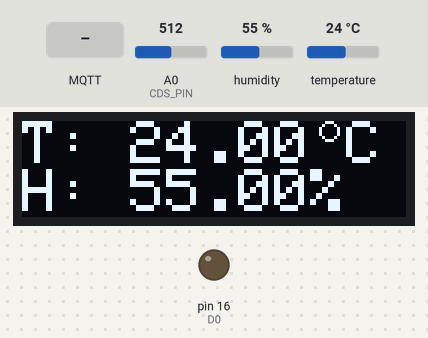
Bench run of a sketch on a simulated Arduino Uno, built with avr-gcc and run on an emulated ATmega328P. On the bench: 128×32 one-colour display, output pins drawn as LEDs (lit = HIGH). Inputs (shaded band) come from the test bench; at power-on: humidity 55 %, temperature 24 °C, A0 (CDS_PIN) = 512. The display library's start-up logo is not drawn; no MQTT or app messages arrive unless stated; pins used as bus, display or sensor lines are not drawn; what the sketch prints to the serial monitor is not drawn.

Above: at 4.1 s.
4.2 s: humidity set to 22 %
At 5.4 s:
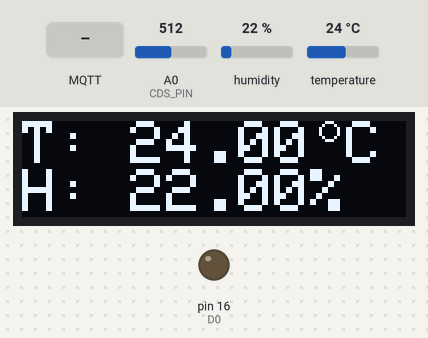
6.0 s: MQTT message "led" arrives on the first subscribed topic
At 7.2 s:
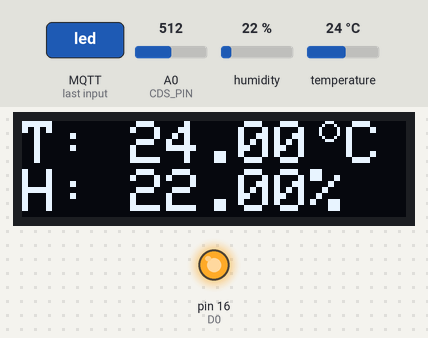
7.5 s: temperature set to 12 °C
At 8.7 s:
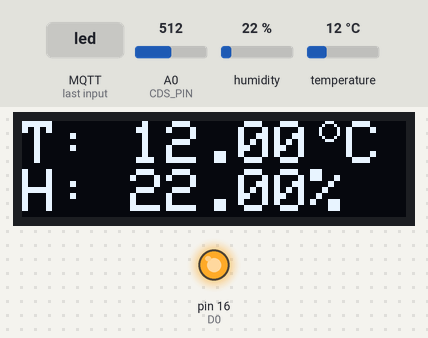
9.0 s: MQTT message "ledoff" arrives on the first subscribed topic
At 9.7 s:
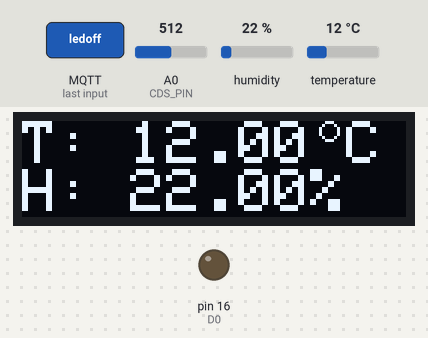
11.5 s: humidity set to 40 %
At 11.9 s:
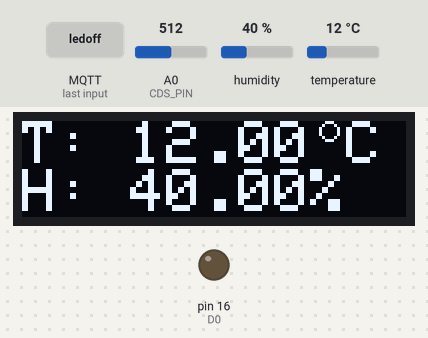
13.0 s: MQTT message "ledon" arrives on the first subscribed topic
At 13.9 s:
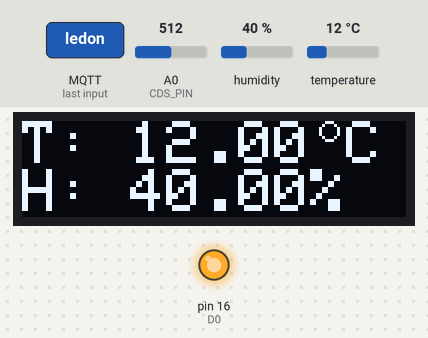
Timing chart, 0 to 15.5 s (numbered marks = the images above; inputs shaded):
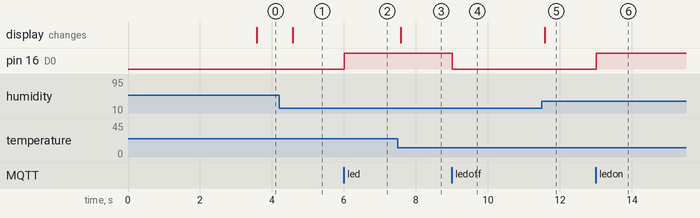

Measured:
- after the input at 4.2 s, the display: changes after 0.38 s (image 1)
- after the input at 6.0 s, pin 16 (D0): LOW → HIGH at once
- after the input at 7.5 s, the display: changes after 0.08 s (image 3)
- after the input at 9.0 s, pin 16 (D0): HIGH → LOW at once
- after the input at 11.5 s, the display: changes after 0.08 s (image 5)
- after the input at 13.0 s, pin 16 (D0): LOW → HIGH at once

The sketch:

project1.ino
```cpp
#include "EspMQTTClient.h"
#include "DHTesp.h"
#include <SPI.h>
#include <Wire.h>
#include <Adafruit_GFX.h>
#include <Adafruit_SSD1306.h>


// GPIO Pin mapping 부분, nodemcu와 아두이노 간 pin이 달라서 초기 설정 필요
#define D0 16 // LED
#define D3 0  // 온습도센서 연결핀
#define D1 5 // Relay
#define D4 2 // USBLED
#define D5 14
#define D6 12
#define D7 13
#define D8 15


#define LED_PIN D0
#define DHT_PIN D3
#define USBLED_PIN D4
#define CDS_PIN A0

// Sensors and Actuators
#define DHTTYPE DHT22
#define LED_ON HIGH
#define LED_OFF LOW
#define RELAY_ON LOW
#define RELAY_OFF HIGH

#define SCREEN_WIDTH 128 // OLED display width, in pixels
#define SCREEN_HEIGHT 32 // OLED display height, in pixels

#define OLED_RESET     -1 // Reset pin # (or -1 if sharing Arduino reset pin)
#define SCREEN_ADDRESS 0x3C ///< See datasheet for Address; 0x3D for 128x64, 0x3C for 128x32
Adafruit_SSD1306 display(SCREEN_WIDTH, SCREEN_HEIGHT, &Wire, OLED_RESET);

#define LOGO_HEIGHT   16
#define LOGO_WIDTH    16
static const unsigned char PROGMEM logo_bmp[] =
{ 0b00000000, 0b11000000,
  0b00000001, 0b11000000,
  0b00000001, 0b11000000,
  0b00000011, 0b11100000,
  0b11110011, 0b11100000,
  0b11111110, 0b11111000,
  0b01111110, 0b11111111,
  0b00110011, 0b10011111,
  0b00011111, 0b11111100,
  0b00001101, 0b01110000,
  0b00011011, 0b10100000,
  0b00111111, 0b11100000,
  0b00111111, 0b11110000,
  0b01111100, 0b11110000,
  0b01110000, 0b01110000,
  0b00000000, 0b00110000 };

// MQTT topics to be subscribed and messages to be handled
// iot/[id]/{led, dht22, cds}
const char *mqtt_topic = "iot/21800677";

DHTesp dht;
int lightValue;
float temperature, humidity;
// String msgString;
char pub_data[200];


// nonblocking procedure
unsigned long previousMillis_sensor = 0;
unsigned long previousMillis_publish = 0;
unsigned long light_Timer = 0;
const long interval_OneSecond = 1000;
const long interval_TenSecond = 10000;

int led_state, usbled_state;

bool dark_flag = false;
bool bright_flag = false;

//Wifi
const char *WifiSSID = "*****"; // wifi SSID 및 password 변경 필요
const char *WifiPassword = "******";


// MQTT
#define mqtt_broker "sweetdream.iptime.org"
#define mqtt_clientname "21800677"
#define MQTTUsername "iot"
#define MQTTPassword "********"

EspMQTTClient mqtt_client(
  WifiSSID,
  WifiPassword,
  mqtt_broker,
  MQTTUsername,
  MQTTPassword,
  mqtt_clientname,
  1883
);

void setup() {
  Serial.begin(115200);
  Serial.println("serial port baud rate: 115200");

  pinMode(LED_PIN, OUTPUT);
  digitalWrite(LED_PIN, LED_OFF); // LED off

  pinMode(USBLED_PIN, OUTPUT);
  digitalWrite(USBLED_PIN, RELAY_OFF); // USBLED off

  dht.setup(DHT_PIN, DHTesp::DHT22);

  // OLED
  if(!display.begin(SSD1306_SWITCHCAPVCC, SCREEN_ADDRESS)) {
    Serial.println(F("SSD1306 allocation failed"));
    for(;;); // Don't proceed, loop forever
  }
  // Show initial display buffer contents on the screen --
  // the library initializes this with an Adafruit splash screen.
  display.display();
  delay(2000); // Pause for 2 seconds

  // Clear the buffer
  display.clearDisplay();
}

void onConnectionEstablished() {
  // Subscribe to "iot/21800677" and display received message to Serial
  mqtt_client.subscribe("iot/21800677", [](const String &payload) {
    Serial.println(payload);

    if (payload == "led") {
      // LED 토글 로직
      led_state = !led_state;
      digitalWrite(LED_PIN, led_state);
      Serial.println("Switching LED");
    } else if (payload == "ledon") {
      // LED on 로직
      led_state = LED_ON;
      digitalWrite(LED_PIN, led_state);
      Serial.println("Switching LED");
    } else if (payload == "ledoff") {
      // LED off 로직
      led_state = LED_OFF;
      digitalWrite(LED_PIN, led_state);
      Serial.println("Switching LED");
    }

    else if (payload == "usbled") {
      // LED 토글 로직
      if (!bright_flag || !dark_flag) {  // event 동작상태에서는 toggle 작동 x
        usbled_state = !usbled_state;
        if(usbled_state == RELAY_ON) {
          bright_flag = false;
        }
        digitalWrite(USBLED_PIN, usbled_state);
        Serial.println("Switching USBLED");
      }
    } else if (payload == "usbledon") {
      // LED on 로직
      usbled_state = RELAY_ON;
      digitalWrite(USBLED_PIN, usbled_state);
      Serial.println("Switching USBLED");
    } else if (payload == "usbledoff") {
      // LED off 로직
      //off 버튼이 눌려지면 강제로 off, 이후 이벤트 발생하면 이벤트 동작
      bright_flag = false; // 이벤트 확인 플레그들 초기화
      dark_flag = false;
      usbled_state = RELAY_OFF;
      digitalWrite(USBLED_PIN, usbled_state);
      Serial.println("Switching USBLED");
    }
  });

  // Publish a message to mqtt_topic
  mqtt_client.publish(mqtt_topic, "This is a message frome NodeMCU when mqtt is publish");
}


void loop() {
  mqtt_client.loop();
  unsigned long currentMillis = millis();

  //Sensing temperature and humidity every second for stable data
  if (currentMillis - previousMillis_sensor >= interval_OneSecond) {
    previousMillis_sensor = currentMillis;
    lightValue = analogRead(CDS_PIN);
    Serial.print("lightValue: ");
    Serial.println(lightValue);

    // read temperature and humidity
    float tmp_temperature = dht.getTemperature();
    float tmp_humidity = dht.getHumidity();

    // print temperature and humidity to serial monitor
    if ( !isnan(tmp_humidity) && !isnan(tmp_temperature) ) {
      Serial.print("Temperature = ");
      Serial.print(temperature);
      Serial.print(" Humidity = ");
      Serial.println(humidity);
      humidity = tmp_humidity;
      temperature = tmp_temperature;

      OLED_Print_text(humidity, temperature, lightValue);
    }

    // USBLED turn on 상태일 때는 밝아진 상태에서 어두워져도 USBLED 상태에 영향을 주지 않음
    if (usbled_state == RELAY_ON) {
      // USBLED turn on 상태이면 밝아짐 확인 플래그와 어두워짐 확인 플래그 모두 초기화
      dark_flag = false;
      bright_flag = false;
    }
    else {
      // 밝은 상태에서 어두워지는 이벤트 발생 여부 확인
      if (dark_flag && bright_flag) {

        // 10초 경과
        if (currentMillis - light_Timer >= 10000) {
          digitalWrite(USBLED_PIN, RELAY_OFF);
          dark_flag = false;
          bright_flag = false;
        }
      }
      else {
        if (lightValue < 500 && bright_flag) { // 밝은 상태에서 어두워지는 이벤트 발생
          digitalWrite(USBLED_PIN, RELAY_ON);
          light_Timer = currentMillis;
          dark_flag = true;
        } else if (lightValue > 600) { // 밝아지는 이벤트 발생
          bright_flag = true;
        }
      }
    }
  }

  //Publish every 10 second
  if (currentMillis - previousMillis_publish >= interval_TenSecond) {
    previousMillis_publish = currentMillis;

    sprintf(pub_data, "{\"temperature\" : %3.2f, \"humidity\" : %3.2f}", temperature, humidity);
    Serial.println(pub_data);
    mqtt_client.publish("iot/21800677/dht22", pub_data);
    sprintf(pub_data, "%3.2f", temperature);
    mqtt_client.publish("iot/21800677/dht22_t", pub_data);
    sprintf(pub_data, "%3.2f", humidity);
    mqtt_client.publish("iot/21800677/dht22_h", pub_data);

    sprintf(pub_data, "%d", lightValue);
    mqtt_client.publish("iot/21800677/cds", pub_data);
  }
}

void OLED_Print_text(float humidity, float temperature, float light_value) {
  display.clearDisplay();

  display.setTextSize(2); // Draw 1.5X-scale text
  display.setTextColor(SSD1306_WHITE);
  display.setCursor(0, 0);
  display.print(F("T: "));
  display.print(temperature);
  display.drawCircle(display.width()/4*3+6, 3, 3, SSD1306_WHITE);
  display.println(F(" C"));
  display.print(F("H: "));
  display.print(humidity);
  display.println(F("%"));
  display.display();      // Show initial text
  delay(100);
}
```
